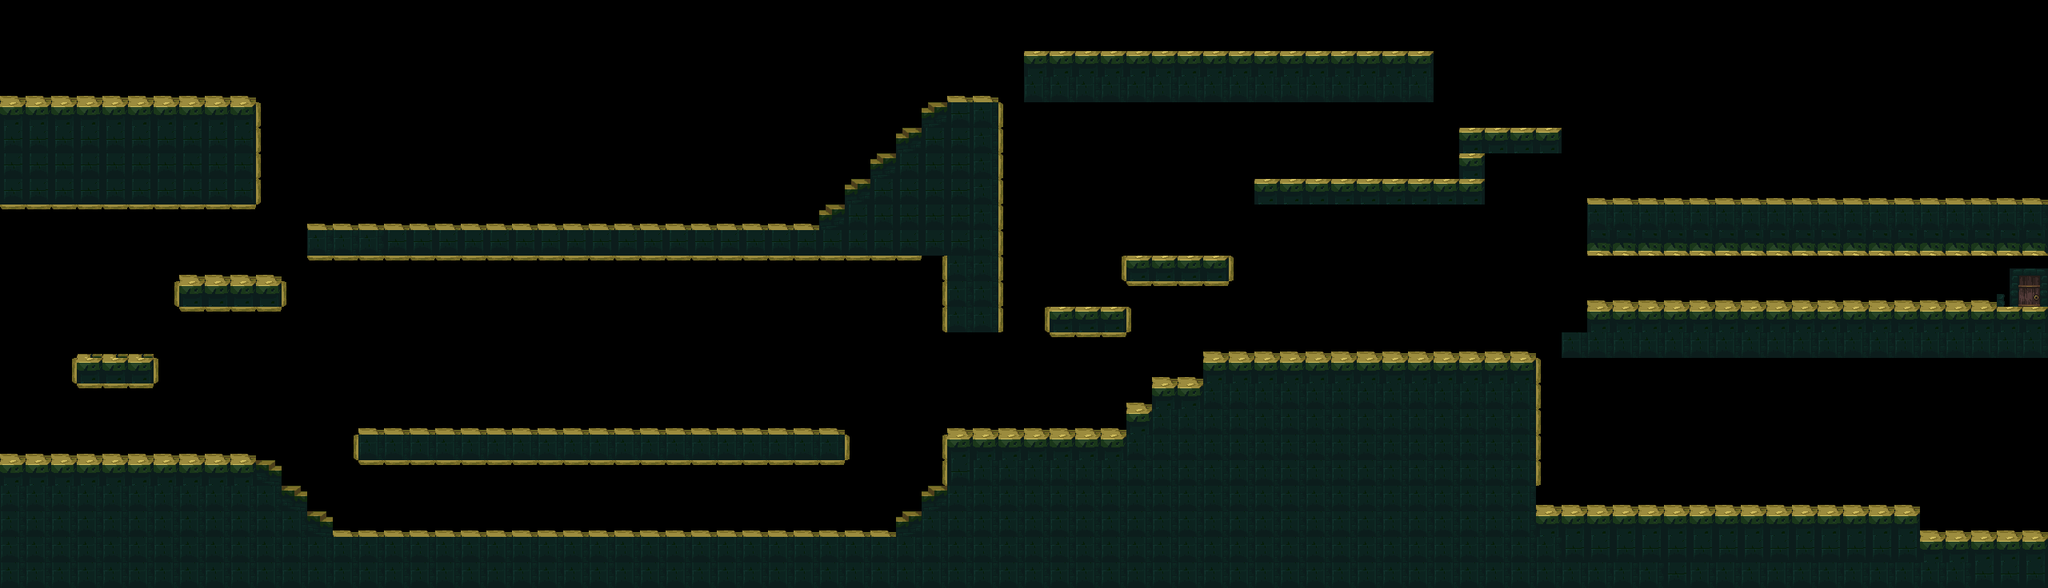

The image is a tile-based game level rendered from a .tmx file. Its description and complete source (layers, tilesets, objects, tile grids) follow:
An orthogonal 80x23 tile map with 32x32 px tiles, 1 tile layer (Camada de Blocos 1).

<map version="1.10" tiledversion="1.10.1" orientation="orthogonal" renderorder="right-down" width="80" height="23" tilewidth="32" tileheight="32" infinite="0" nextlayerid="2" nextobjectid="1">
 <tileset firstgid="1" source="old-dark-castle-interior-tileset.tsx" />
 <layer id="1" name="Camada de Blocos 1" width="80" height="23">
  <data encoding="csv">
0,0,0,0,0,0,0,0,0,0,0,0,0,0,0,0,0,0,0,0,0,0,0,0,0,0,0,0,0,0,0,0,0,0,0,0,0,0,0,0,0,0,0,0,0,0,0,0,0,0,0,0,0,0,0,0,0,0,0,0,0,0,0,0,0,0,0,0,0,0,0,0,0,0,0,0,0,0,0,0,
0,0,0,0,0,0,0,0,0,0,0,0,0,0,0,0,0,0,0,0,0,0,0,0,0,0,0,0,0,0,0,0,0,0,0,0,0,0,0,0,0,0,0,0,0,0,0,0,0,0,0,0,0,0,0,0,0,0,0,0,0,0,0,0,0,0,0,0,0,0,0,0,0,0,0,0,0,0,0,0,
0,0,0,0,0,0,0,0,0,0,0,0,0,0,0,0,0,0,0,0,0,0,0,0,0,0,0,0,0,0,0,0,0,0,0,0,0,0,0,0,147,147,147,147,147,147,147,147,147,147,147,147,147,147,147,147,0,0,0,0,0,0,0,0,0,0,0,0,0,0,0,0,0,0,0,0,0,0,0,0,
115,115,115,115,115,115,115,115,115,115,0,0,0,0,0,0,0,0,0,0,0,0,0,0,0,0,0,0,0,0,0,0,0,0,0,0,0,115,115,0,167,167,167,167,167,167,167,167,167,167,167,167,167,167,167,167,0,0,0,0,0,0,0,0,0,0,0,0,0,0,0,0,0,0,0,0,0,0,0,0,
147,147,147,147,147,147,147,147,147,147,3758096442,0,0,0,0,0,0,0,0,0,0,0,0,0,0,0,0,0,0,0,0,0,0,0,0,0,164,173,167,2684354618,0,0,0,0,0,0,0,0,0,0,0,0,0,0,0,0,0,0,0,0,0,0,0,0,0,0,0,0,0,0,0,0,0,0,0,0,0,0,0,0,
173,173,173,173,173,173,173,173,173,173,3758096442,0,0,0,0,0,0,0,0,0,0,0,0,0,0,0,0,0,0,0,0,0,0,0,0,164,173,173,167,2684354618,0,0,0,0,0,0,0,0,0,0,0,0,0,0,0,0,0,147,147,147,147,0,0,0,0,0,0,0,0,0,0,0,0,0,0,0,0,0,0,0,
173,173,173,173,173,173,173,173,173,173,3758096442,0,0,0,0,0,0,0,0,0,0,0,0,0,0,0,0,0,0,0,0,0,0,0,164,173,173,173,167,2684354618,0,0,0,0,0,0,0,0,0,0,0,0,0,0,0,0,0,147,0,0,0,0,0,0,0,0,0,0,0,0,0,0,0,0,0,0,0,0,0,0,
173,173,173,173,173,173,173,173,173,173,3758096442,0,0,0,0,0,0,0,0,0,0,0,0,0,0,0,0,0,0,0,0,0,0,164,173,173,173,173,167,2684354618,0,0,0,0,0,0,0,0,0,147,147,147,147,147,147,147,147,147,0,0,0,0,115,115,115,115,115,115,115,115,115,115,115,115,115,115,115,115,115,115,
1073741882,1073741882,1073741882,1073741882,1073741882,1073741882,1073741882,1073741882,1073741882,1073741882,0,0,115,115,115,115,115,115,115,115,115,115,115,115,115,115,115,115,115,115,115,115,164,173,173,173,173,173,167,2684354618,0,0,0,0,0,0,0,0,0,0,0,0,0,0,0,0,0,0,0,0,0,0,167,167,167,167,167,167,167,167,167,167,167,167,167,167,167,167,167,167,
0,0,0,0,0,0,0,0,0,0,0,0,167,167,167,173,173,173,173,173,173,173,173,173,173,173,173,173,173,173,173,173,173,173,173,173,173,173,167,2684354618,0,0,0,0,0,0,0,0,0,0,0,0,0,0,0,0,0,0,0,0,0,0,1073741971,1073741971,1073741971,1073741971,1073741971,1073741971,1073741971,1073741971,1073741971,1073741971,1073741971,1073741971,1073741971,1073741971,1073741971,1073741971,1073741971,1073741971,
0,0,0,0,0,0,0,115,115,115,115,0,1073741882,1073741882,1073741882,1073741882,1073741882,1073741882,1073741882,1073741882,1073741882,1073741882,1073741882,1073741882,1073741882,1073741882,1073741882,1073741882,1073741882,1073741882,1073741882,1073741882,1073741882,1073741882,1073741882,1073741882,1610612794,167,167,2684354618,0,0,0,1610612794,147,147,147,147,2684354618,0,0,0,0,0,0,0,0,0,0,0,0,0,0,0,0,0,0,0,0,0,0,0,0,0,0,0,0,0,47,48,
0,0,0,0,0,0,1610612794,147,147,147,147,3758096442,0,0,0,0,0,0,0,0,0,0,0,0,0,0,0,0,0,0,0,0,0,0,0,0,1610612794,167,167,2684354618,0,0,0,0,1073741882,1073741882,1073741882,1073741882,0,0,0,0,0,0,0,0,0,0,0,0,0,0,115,115,115,115,115,115,115,115,115,115,115,115,115,115,115,115,73,74,
0,0,0,0,0,0,0,1073741882,1073741882,1073741882,1073741882,0,0,0,0,0,0,0,0,0,0,0,0,0,0,0,0,0,0,0,0,0,0,0,0,0,1610612794,167,167,2684354618,1610612794,147,147,147,2684354618,0,0,0,0,0,0,0,0,0,0,0,0,0,0,0,0,0,147,147,147,147,147,147,147,147,147,147,147,147,147,147,147,147,147,147,
0,0,0,55,55,55,0,0,0,0,0,0,0,0,0,0,0,0,0,0,0,0,0,0,0,0,0,0,0,0,0,0,0,0,0,0,0,0,0,0,0,1073741882,1073741882,1073741882,0,0,0,115,115,115,115,115,115,115,115,115,115,115,115,115,0,167,167,167,167,167,167,167,167,167,167,167,167,167,167,167,167,167,167,167,
0,0,1610612794,147,147,147,3758096442,0,0,0,0,0,0,0,0,0,0,0,0,0,0,0,0,0,0,0,0,0,0,0,0,0,0,0,0,0,0,0,0,0,0,0,0,0,0,115,115,147,147,147,147,147,147,147,147,147,147,147,147,147,2684354618,0,0,0,0,0,0,0,0,0,0,0,0,0,0,0,0,0,0,0,
0,0,0,1073741882,1073741882,1073741882,0,0,0,0,0,0,0,0,0,0,0,0,0,0,0,0,0,0,0,0,0,0,0,0,0,0,0,0,0,0,0,0,0,0,0,0,0,0,115,147,147,167,167,167,167,167,167,167,167,167,167,167,167,167,2684354618,0,0,0,0,0,0,0,0,0,0,0,0,0,0,0,0,0,0,0,
0,0,0,0,0,0,0,0,0,0,0,0,0,0,115,115,115,115,115,115,115,115,115,115,115,115,115,115,115,115,115,115,115,0,0,0,0,115,115,115,115,115,115,115,147,167,167,167,167,167,167,167,167,167,167,167,167,167,167,167,2684354618,0,0,0,0,0,0,0,0,0,0,0,0,0,0,0,0,0,0,0,
115,115,115,115,115,115,115,115,115,115,0,0,0,1610612794,167,167,167,167,167,167,167,167,167,167,167,167,167,167,167,167,167,167,167,2684354618,0,0,1610612794,147,147,147,147,147,147,147,167,167,167,167,167,167,167,167,167,167,167,167,167,167,167,167,2684354618,0,0,0,0,0,0,0,0,0,0,0,0,0,0,0,0,0,0,0,
147,147,147,147,147,147,147,147,147,147,2147483812,0,0,0,1073741882,1073741882,1073741882,1073741882,1073741882,1073741882,1073741882,1073741882,1073741882,1073741882,1073741882,1073741882,1073741882,1073741882,1073741882,1073741882,1073741882,1073741882,1073741882,0,0,0,1610612794,173,167,167,167,167,167,167,167,167,167,167,167,167,167,167,167,167,167,167,167,167,167,167,2684354618,0,0,0,0,0,0,0,0,0,0,0,0,0,0,0,0,0,0,0,
167,167,167,167,167,167,167,167,167,167,167,2147483812,0,0,0,0,0,0,0,0,0,0,0,0,0,0,0,0,0,0,0,0,0,0,0,0,164,167,167,167,167,167,167,167,167,167,167,167,167,167,167,167,167,167,167,167,167,167,167,167,115,115,115,115,115,115,115,115,115,115,115,115,115,115,115,0,0,0,0,0,
167,167,167,167,167,167,167,167,167,167,167,167,2147483812,115,115,115,115,115,115,115,115,115,115,115,115,115,115,115,115,115,115,115,115,115,115,164,167,167,167,167,167,167,167,167,167,167,167,167,167,167,167,167,167,167,167,167,167,167,167,167,147,147,147,147,147,147,147,147,147,147,147,147,147,147,147,115,115,115,115,115,
167,167,167,167,167,167,167,167,167,167,167,167,167,167,167,167,167,167,167,167,167,167,167,167,167,167,167,167,167,167,167,167,167,167,167,167,167,167,167,167,167,167,167,167,167,167,167,167,167,167,167,167,167,167,167,167,167,167,167,167,167,173,173,173,173,173,173,173,173,173,173,173,173,173,173,147,147,147,147,147,
167,167,167,167,167,167,167,167,167,167,167,167,167,167,167,167,167,167,167,167,167,167,167,167,167,167,167,167,167,167,167,167,167,167,167,167,167,167,167,167,167,167,167,167,167,167,167,167,167,167,167,167,167,167,167,167,167,167,167,167,167,167,167,167,167,173,167,167,167,167,167,167,167,167,167,167,167,173,173,173
</data>
 </layer>
</map>
